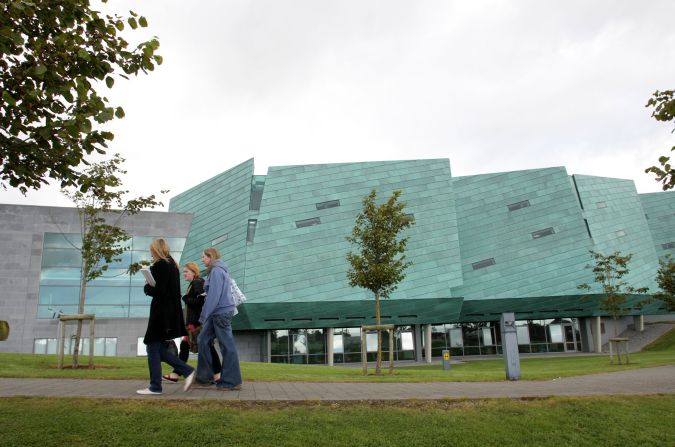
#> input picture Lab_10/GMIT.jpg, 675 x 447 px
$ python lab_10.py   (older library calls are emulated)
#> lines starting #> are read from the running program, lines starting #| are printed output that depends on the picture
import cv2
import numpy as np
from matplotlib import pyplot as plt

nrows = 2
ncols = 4

#Import image
img = cv2.imread('GMIT.jpg')
#> img is the input picture: shape (447, 675, 3); mean B, G, R 146.4, 158.5, 148.9

#Image Treatment
gray_image = cv2.cvtColor(img, cv2.COLOR_BGR2GRAY)
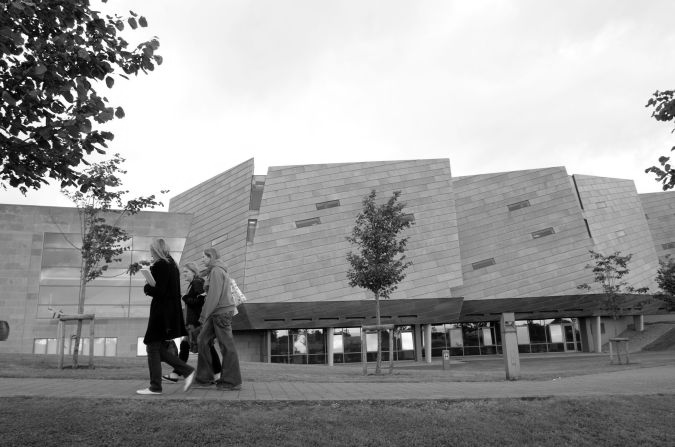
#> gray_image: shape (447, 675); min 0, max 255, mean 154.2
#Write image to disk.
cv2.imwrite('gray_image.png',gray_image)
#Blor Images
blur3 = cv2.GaussianBlur(gray_image,(3, 3),0)
blur13 = cv2.GaussianBlur(gray_image,(13, 13),0)
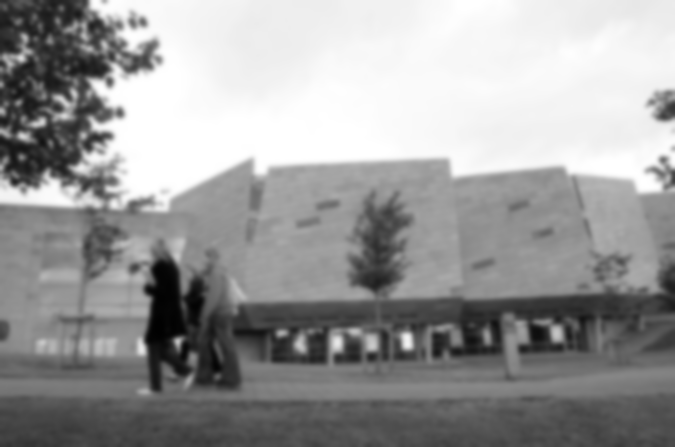
#> blur13: shape (447, 675); min 1, max 255, mean 154.2
#Apply sobel filter
sobelHorizontal = cv2.Sobel(gray_image,cv2.CV_64F,1,0,ksize=5) # x dir
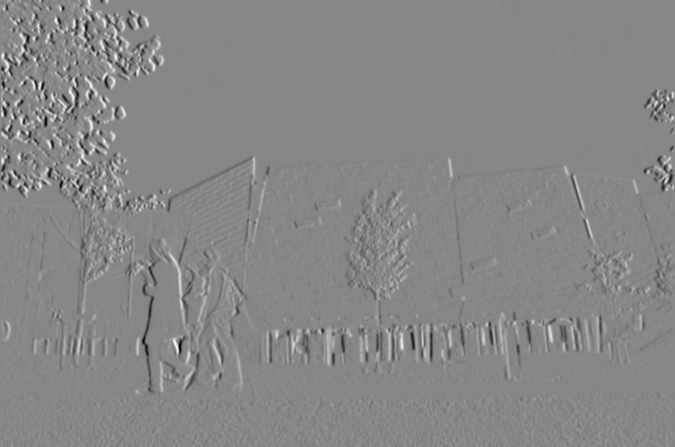
#> sobelHorizontal: shape (447, 675) float64; min -10885, max 9721, mean 7.1; drawn with min black and max white
sobelVertical = cv2.Sobel(gray_image,cv2.CV_64F,0,1,ksize=5) # y dir
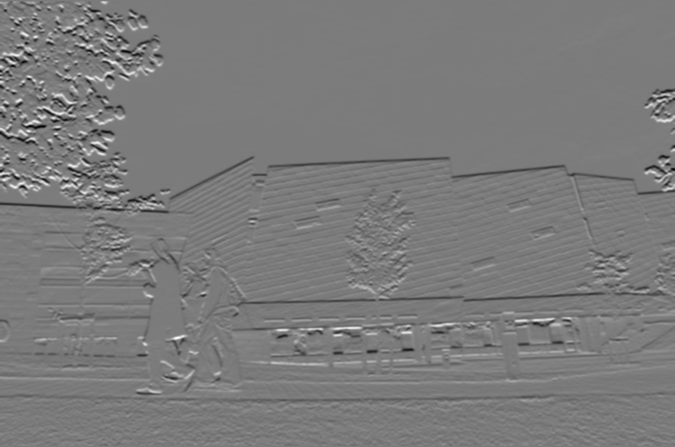
#> sobelVertical: shape (447, 675) float64; min -10212, max 10804, mean -42.1; drawn with min black and max white
#Sobel Addition (Horizontal+Vertical)
sobel = sobelVertical + sobelHorizontal
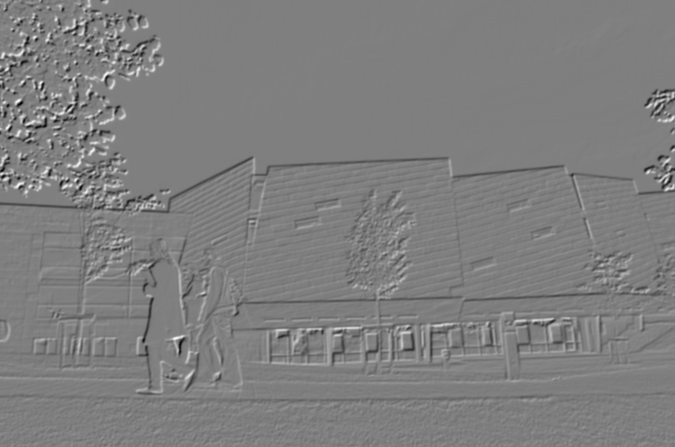
#> sobel: shape (447, 675) float64; min -14448, max 14466, mean -34.9; drawn with min black and max white
#Canny Filter
canny = cv2.Canny(gray_image,100,200)
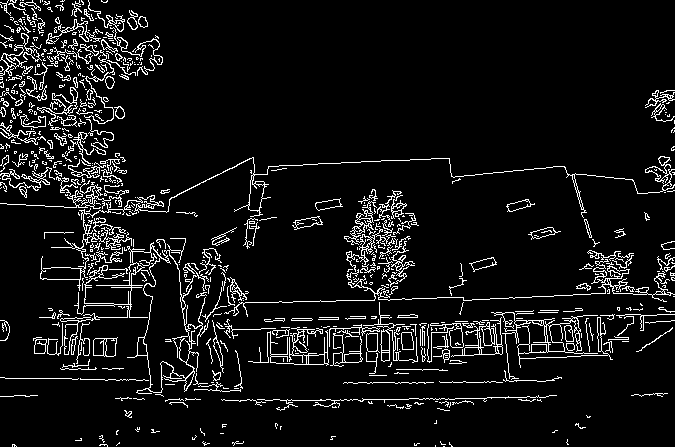
#> canny: shape (447, 675); 7.5% white in thin lines or dots


#Image Display

#Add images to plot
#
plt.subplot(nrows, ncols,1),plt.imshow(cv2.cvtColor(img,cv2.COLOR_BGR2RGB), cmap = 'gray')
plt.title('Original'), plt.xticks([]), plt.yticks([])
#
plt.subplot(nrows, ncols,2),plt.imshow(gray_image, cmap = 'gray')
plt.title('GrayScale'), plt.xticks([]), plt.yticks([])
#
plt.subplot(nrows, ncols,3),plt.imshow(blur3, cmap = 'gray')
plt.title('Blur 3x3'), plt.xticks([]), plt.yticks([])
#
plt.subplot(nrows, ncols,4),plt.imshow(blur13, cmap = 'gray')
plt.title('Blur 13x13'), plt.xticks([]), plt.yticks([])
#
plt.subplot(nrows, ncols,5),plt.imshow(sobelHorizontal, cmap = 'gray')
plt.title('Sobel Horizontal'), plt.xticks([]), plt.yticks([])
#
plt.subplot(nrows, ncols,6),plt.imshow(sobelVertical, cmap = 'gray')
plt.title('Sobel Vertical'), plt.xticks([]), plt.yticks([])
#
plt.subplot(nrows, ncols,5),plt.imshow(sobel, cmap = 'gray')
plt.title('Sobel++'), plt.xticks([]), plt.yticks([])
#
plt.subplot(nrows, ncols,6),plt.imshow(canny, cmap = 'gray')
plt.title('Canny'), plt.xticks([]), plt.yticks([])

#Show Images
plt.show()
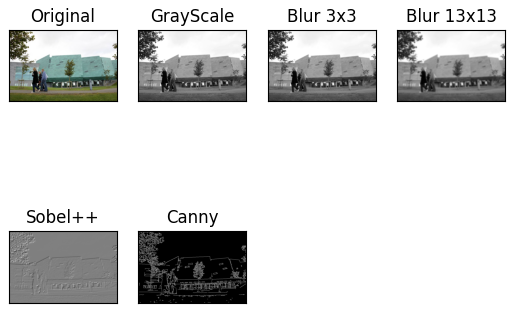
#> figure drawn by matplotlib, 6 panels
